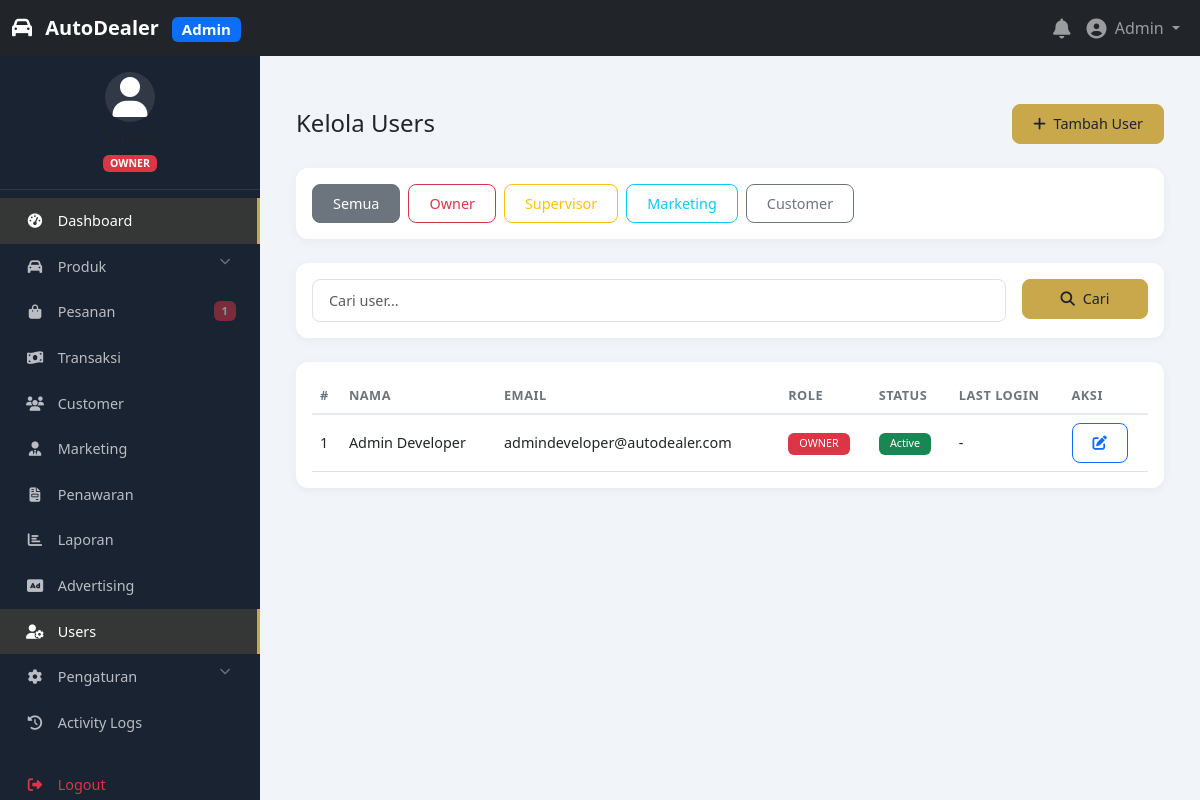
Screenshot of /admin/users/index.php (signed in) with the database file from the repository.
### tables this page shows
CREATE TABLE IF NOT EXISTS users (
    id INT PRIMARY KEY AUTO_INCREMENT,
    username VARCHAR(50) UNIQUE DEFAULT NULL,
    email VARCHAR(100) UNIQUE NOT NULL,
    password VARCHAR(255) NOT NULL,
    first_name VARCHAR(50) DEFAULT NULL,
    last_name VARCHAR(50) DEFAULT NULL,
    phone VARCHAR(20) DEFAULT NULL,
    avatar VARCHAR(255) DEFAULT NULL,
    role ENUM('owner', 'supervisor', 'marketing', 'customer') DEFAULT 'customer',
    status ENUM('active', 'inactive', 'suspended') DEFAULT 'active',
    last_login DATETIME DEFAULT NULL,
    remember_token VARCHAR(255) DEFAULT NULL,
    created_at TIMESTAMP DEFAULT CURRENT_TIMESTAMP,
    updated_at TIMESTAMP DEFAULT CURRENT_TIMESTAMP ON UPDATE CURRENT_TIMESTAMP,
    INDEX idx_email (email),
    INDEX idx_username (username),
    INDEX idx_role (role),
    INDEX idx_status (status)
);

### config/database.php (called while the page is built, shortened)
<?php
class Database {
    private static $instance = null;
    private $connection;
    private function __construct() {
        try {
            $dsn = "mysql:host=" . DB_HOST . ";dbname=" . DB_NAME . ";charset=utf8mb4";
            $this->connection = new PDO($dsn, DB_USER, DB_PASS, [
                PDO::ATTR_ERRMODE => PDO::ERRMODE_EXCEPTION,
                PDO::ATTR_DEFAULT_FETCH_MODE => PDO::FETCH_ASSOC,
                PDO::ATTR_EMULATE_PREPARES => false,
                PDO::MYSQL_ATTR_INIT_COMMAND => "SET NAMES utf8mb4"
            ]);
        } catch (PDOException $e) {
            error_log("Database connection failed: " . $e->getMessage());
            die("Database connection failed. Please check your configuration.");
        }
    }
    public static function getInstance() {
        if (self::$instance === null) {
            self::$instance = new self();
        }
        return self::$instance;
    }
    public function prepare($sql) {
        return $this->connection->prepare($sql);
    }
    public function query($sql) {
        return $this->connection->query($sql);
    }
}
?>

### includes/auth.php (called while the page is built, shortened)
<?php
require_once __DIR__ . '/../config/database.php';
class Auth {
    private $db;
    private $user = null;
    public function __construct() {
        $this->db = Database::getInstance();
    }
    public function isLoggedIn() {
        return isset($_SESSION['user_id']);
    }
    public function getCurrentUser() {
        if ($this->user === null && $this->isLoggedIn()) {
            $stmt = $this->db->prepare("SELECT * FROM users WHERE id = ?");
            $stmt->execute([$_SESSION['user_id']]);
            $this->user = $stmt->fetch();
        }
        return $this->user;
    }
    public function hasRole($role) {
        $user = $this->getCurrentUser();
        if (is_array($role)) {
            return in_array($user['role'], $role);
        }
        return $user['role'] === $role;
    }
    public function requireRole($role) {
        if (!$this->hasRole($role)) {
            header('HTTP/1.0 403 Forbidden');
            include BASE_PATH . '/403.php';
            exit;
        }
    }
}
$auth = new Auth();
?>

### includes/functions.php (called while the page is built, shortened)
<?php
function escape($input) {
    return htmlspecialchars($input, ENT_QUOTES, 'UTF-8');
}
?>

### admin/users/index.php (the view, shortened to what this page needs)
<?php
require_once '../../config/config.php';
require_once '../../includes/functions.php';
$auth->requireRole(['owner']);
include '../includes/admin-header.php';
$db = Database::getInstance();
$search = $_GET['search'] ?? '';
$role = $_GET['role'] ?? '';
$params = [];
$where = '1=1';
$sql = "SELECT * FROM users WHERE $where ORDER BY created_at DESC";
$stmt = $db->prepare($sql);
$stmt->execute($params);
$users = $stmt->fetchAll();
?>
<div class="d-flex justify-content-between align-items-center mb-4">
    <h4 class="mb-0">Kelola Users</h4>
    <a href="create.php" class="btn btn-primary">
        <i class="fas fa-plus me-1"></i> Tambah User
    </a>
</div>
<div class="card mb-4">
    <div class="card-body">
        <div class="d-flex flex-wrap gap-2">
            <a href="?role=" class="btn btn-outline-secondary <?= empty($role) ? 'active' : '' ?>">Semua</a>
            <a href="?role=owner" class="btn btn-outline-danger <?= $role == 'owner' ? 'active' : '' ?>">Owner</a>
            <a href="?role=supervisor" class="btn btn-outline-warning <?= $role == 'supervisor' ? 'active' : '' ?>">Supervisor</a>
            <a href="?role=marketing" class="btn btn-outline-info <?= $role == 'marketing' ? 'active' : '' ?>">Marketing</a>
            <a href="?role=customer" class="btn btn-outline-secondary <?= $role == 'customer' ? 'active' : '' ?>">Customer</a>
        </div>
    </div>
</div>
<div class="card mb-4">
    <div class="card-body">
        <form method="GET" class="row g-3">
            <div class="col-md-10">
                <input type="text" name="search" class="form-control"
                       placeholder="Cari user..." value="<?= escape($search) ?>">
            </div>
            <div class="col-md-2">
                <button type="submit" class="btn btn-primary w-100">
                    <i class="fas fa-search me-1"></i> Cari
                </button>
            </div>
        </form>
    </div>
</div>
<div class="card">
    <div class="card-body">
        <div class="table-responsive">
            <table class="table table-hover">
                <thead>
                    <tr>
                        <th>#</th>
                        <th>Nama</th>
                        <th>Email</th>
                        <th>Role</th>
                        <th>Status</th>
                        <th>Last Login</th>
                        <th>Aksi</th>
                    </tr>
                </thead>
                <tbody>
                    <?php if (empty($users)): ?>
                        <tr>
                            <td colspan="7" class="text-center">Belum ada user</td>
                        </tr>
                    <?php else: ?>
                        <?php foreach ($users as $index => $user): ?>
                            <tr>
                                <td><?= $index + 1 ?></td>
                                <td><?= escape($user['first_name'] . ' ' . ($user['last_name'] ?? '')) ?></td>
                                <td><?= escape($user['email']) ?></td>
                                <td>
                                    <span class="badge bg-<?= $user['role'] == 'owner' ? 'danger' : ($user['role'] == 'supervisor' ? 'warning' : ($user['role'] == 'marketing' ? 'info' : 'secondary')) ?>">
                                        <?= strtoupper($user['role']) ?>
                                    </span>
                                </td>
                                <td>
                                    <span class="badge bg-<?= $user['status'] == 'active' ? 'success' : 'danger' ?>">
                                        <?= ucfirst($user['status']) ?>
                                    </span>
                                </td>
                                <td><?= $user['last_login'] ? formatDate($user['last_login']) : '-' ?></td>
                                <td>
                                    <div class="btn-group btn-group-sm">
                                        <a href="edit.php?id=<?= $user['id'] ?>" class="btn btn-outline-primary">
                                            <i class="fas fa-edit"></i>
                                        </a>
                                    </div>
                                </td>
                            </tr>
                        <?php endforeach; ?>
                    <?php endif; ?>
                </tbody>
            </table>
        </div>
    </div>
</div>
<?php include '../includes/admin-footer.php'; ?>

### admin/includes/admin-header.php (shortened to what this page needs)
<?php
require_once dirname(__DIR__, 2) . '/config/config.php';
require_once dirname(__DIR__, 2) . '/includes/functions.php';
$user = $auth->getCurrentUser();
?>
<!DOCTYPE html>
<html lang="id">
<head>
    <link href="https://cdn.jsdelivr.net/npm/bootstrap@5.3.0/dist/css/bootstrap.min.css" rel="stylesheet">
    <link rel="stylesheet" href="https://cdnjs.cloudflare.com/ajax/libs/font-awesome/6.5.0/css/all.min.css">
    <link rel="stylesheet" href="<?= ASSETS_URL ?>css/admin.css?v=<?= time() ?>">
    <link rel="stylesheet" href="<?= ASSETS_URL ?>css/responsive.css?v=<?= time() ?>">
</head>
<body>
    <nav class="navbar navbar-expand-lg navbar-dark bg-dark fixed-top">
        <div class="container-fluid">
            <a class="navbar-brand" href="<?= ADMIN_URL ?>">
                <i class="fas fa-car me-2"></i>
                <span class="fw-bold">AutoDealer</span>
                <span class="badge bg-primary ms-2">Admin</span>
            </a>
            <div class="collapse navbar-collapse" id="adminNavbar">
                <ul class="navbar-nav ms-auto align-items-center">
                    <li class="nav-item dropdown">
                        <a class="nav-link position-relative" href="#" data-bs-toggle="dropdown">
                            <i class="fas fa-bell fa-lg"></i>
                        </a>
                    </li>
                    <li class="nav-item dropdown">
                        <a class="nav-link dropdown-toggle" href="#" data-bs-toggle="dropdown">
                            <i class="fas fa-user-circle fa-lg me-1"></i>
                            <?= escape($user['first_name'] ?? $user['username'] ?? 'User') ?>
                        </a>
                    </li>
                </ul>
            </div>
        </div>
    </nav>
    <div class="admin-wrapper">
        <?php include 'admin-sidebar.php'; ?>
        <div class="admin-content">
            <div class="container-fluid py-4">

### admin/includes/admin-sidebar.php (shortened to what this page needs)
<?php
$user = $auth->getCurrentUser();
$role = $user['role'];
$currentPage = basename($_SERVER['PHP_SELF']);
$currentDir = basename(dirname($_SERVER['PHP_SELF']));
function isActive($page, $dir = '') {
    global $currentPage, $currentDir;
    if ($dir) {
        return $currentDir == $dir ? 'active' : '';
    }
    return $currentPage == $page ? 'active' : '';
}
function isActiveParent($dirs) {
    global $currentDir;
    return in_array($currentDir, $dirs) ? 'active' : '';
}
?>
<nav class="admin-sidebar">
    <div class="sidebar-user text-center py-3">
        <div class="avatar-circle mx-auto mb-2">
            <?php if (!empty($user['avatar'])): ?>
                <img src="<?= UPLOADS_URL . 'users/' . $user['avatar'] ?>" alt="Avatar" class="rounded-circle" width="50">
            <?php else: ?>
                <i class="fas fa-user fa-2x"></i>
            <?php endif; ?>
        </div>
        <h6 class="mb-0"><?= escape($user['first_name'] ?? $user['username'] ?? 'User') ?></h6>
        <small class="text-muted">
            <span class="badge bg-<?= $role == 'owner' ? 'danger' : ($role == 'supervisor' ? 'warning' : 'info') ?>">
                <?= strtoupper($role) ?>
            </span>
        </small>
    </div>
    <ul class="nav nav-pills flex-column">
        <li class="nav-item">
            <a class="nav-link <?= isActive('index.php', '') ?>" href="<?= ADMIN_URL ?>">
                <i class="fas fa-tachometer-alt me-2"></i> Dashboard
            </a>
        </li>
        <li class="nav-item">
            <a class="nav-link <?= isActiveParent(['products']) ?>" href="#productsMenu" data-bs-toggle="collapse">
                <i class="fas fa-car me-2"></i> Produk
                <i class="fas fa-chevron-down float-end"></i>
            </a>
        </li>
        <li class="nav-item">
            <a class="nav-link <?= isActiveParent(['orders']) ?>" href="<?= ADMIN_URL ?>orders/">
                <i class="fas fa-shopping-bag me-2"></i> Pesanan
                <?php
                $db = Database::getInstance();
                $stmt = $db->query("SELECT COUNT(*) as count FROM orders WHERE status = 'pending'");
                $pending = $stmt->fetch()['count'] ?? 0;
                if ($pending > 0):
                ?>
                <span class="badge bg-danger float-end"><?= $pending ?></span>
                <?php endif; ?>
            </a>
        </li>
        <li class="nav-item">
            <a class="nav-link <?= isActiveParent(['transactions']) ?>" href="<?= ADMIN_URL ?>transactions/">
                <i class="fas fa-money-bill-wave me-2"></i> Transaksi
            </a>
        </li>
        <li class="nav-item">
            <a class="nav-link <?= isActiveParent(['customers']) ?>" href="<?= ADMIN_URL ?>customers/">
                <i class="fas fa-users me-2"></i> Customer
            </a>
        </li>
        <li class="nav-item">
            <a class="nav-link <?= isActiveParent(['marketing']) ?>" href="<?= ADMIN_URL ?>marketing/">
                <i class="fas fa-user-tie me-2"></i> Marketing
            </a>
        </li>
        <li class="nav-item">
            <a class="nav-link <?= isActiveParent(['offers']) ?>" href="<?= ADMIN_URL ?>offers/">
                <i class="fas fa-file-invoice me-2"></i> Penawaran
            </a>
        </li>
        <li class="nav-item">
            <a class="nav-link <?= isActive('index.php', 'reports') ?>" href="<?= ADMIN_URL ?>reports/">
                <i class="fas fa-chart-bar me-2"></i> Laporan
            </a>
        </li>
        <?php if ($role == 'owner'): ?>
            <li class="nav-item">
                <a class="nav-link <?= isActive('index.php', 'advertising') ?>" href="<?= ADMIN_URL ?>advertising/">
                    <i class="fas fa-ad me-2"></i> Advertising
                </a>
            </li>
            <li class="nav-item">
                <a class="nav-link <?= isActiveParent(['users']) ?>" href="<?= ADMIN_URL ?>users/">
                    <i class="fas fa-user-cog me-2"></i> Users
                </a>
            </li>
            <li class="nav-item">
                <a class="nav-link <?= isActiveParent(['settings']) ?>" href="#settingsMenu" data-bs-toggle="collapse">
                    <i class="fas fa-cog me-2"></i> Pengaturan
                    <i class="fas fa-chevron-down float-end"></i>
                </a>
            </li>
            <li class="nav-item">
                <a class="nav-link <?= isActive('index.php', 'logs') ?>" href="<?= ADMIN_URL ?>logs/">
                    <i class="fas fa-history me-2"></i> Activity Logs
                </a>
            </li>
        <?php endif; ?>
        <li class="nav-item mt-3">
            <a class="nav-link text-danger" href="<?= BASE_URL ?>logout.php">
                <i class="fas fa-sign-out-alt me-2"></i> Logout
            </a>
        </li>
    </ul>
</nav>

### rows the page displays
users: first_name "Admin", role "OWNER", first_name+last_name "Admin Developer", email "admindeveloper@autodealer.com", status "Active"

### other values shown
$pending "1"
